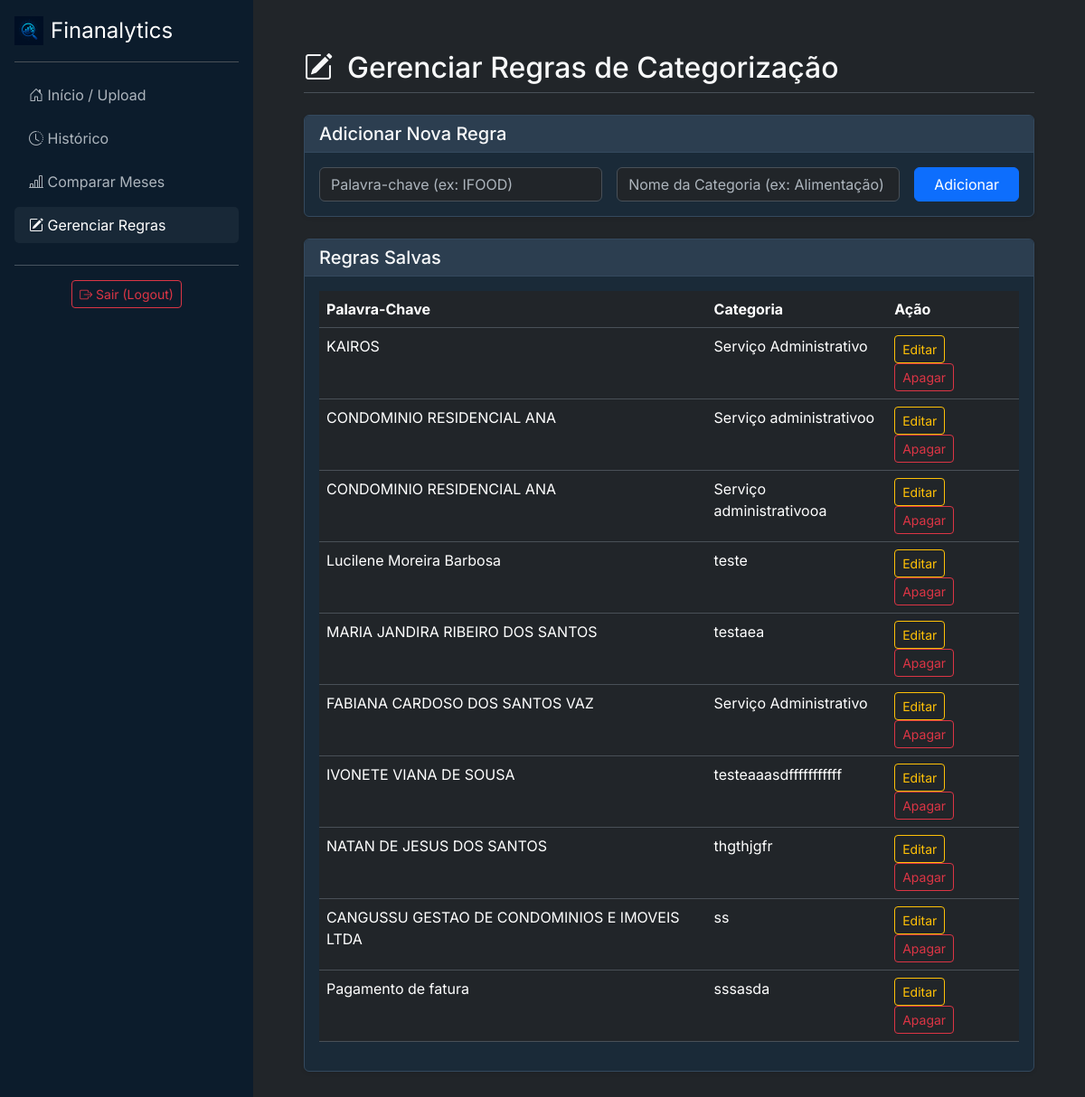
The app's page /regras/ (signed in), older data.
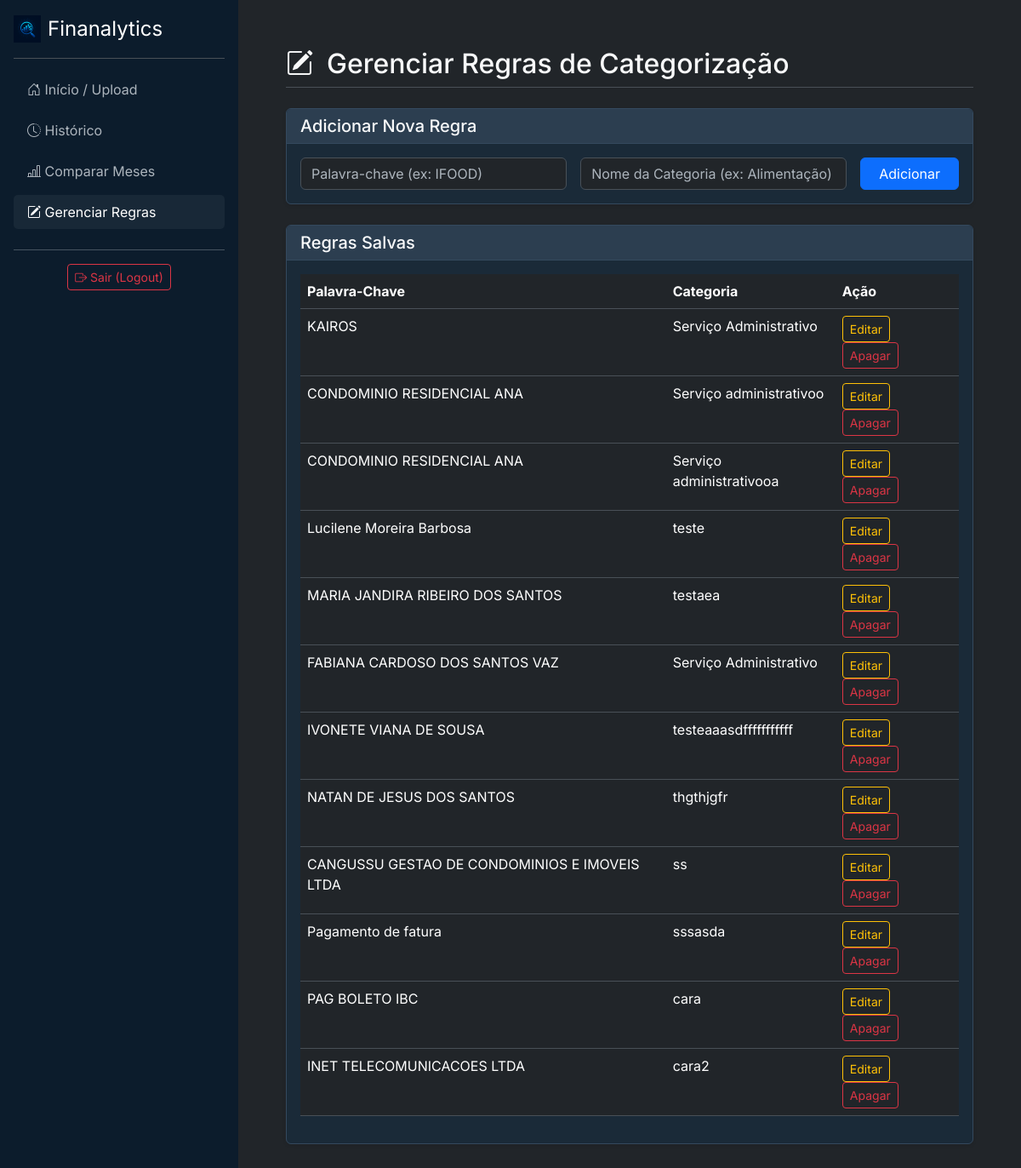
The same page, newer data.
### analisador/models.py (models this page shows, shortened)
class Regra(models.Model):
    usuario = models.ForeignKey(User, on_delete=models.CASCADE)
    palavra_chave = models.CharField(max_length=100)
    categoria = models.CharField(max_length=100)

### analisador/views.py (the view, shortened to what this page needs)
# urls.py: path('regras/', views.gerenciar_regras, name='gerenciar_regras'),
@login_required
def gerenciar_regras(request):
    extrato_id_origem = request.GET.get('from_report')
    regras_do_usuario = Regra.objects.filter(usuario=request.user)
    contexto = {
        'regras': regras_do_usuario,
        'active_page': 'regras',
        'extrato_id_origem': extrato_id_origem
    }
    return render(request, 'analisador/gerenciar_regras.html', contexto)

### analisador/templates/analisador/gerenciar_regras.html (shortened to what this page needs)
{% extends 'analisador/base.html' %}
{% block content %}
    <div class="d-flex justify-content-between align-items-center mb-4 pb-2 border-bottom">
        <h1 class="h2 mb-0"><i class="bi bi-pencil-square me-3"></i>Gerenciar Regras de Categorização</h1>
    </div>
    <div class="card shadow-sm mb-4">
        <div class="card-header">
            <h5 class="card-title mb-0">Adicionar Nova Regra</h5>
        </div>
        <div class="card-body">
            <form method="POST" class="row g-3 align-items-center">
                <div class="col-md-5">
                    <input type="text" name="palavra_chave" class="form-control" id="palavra_chave" placeholder="Palavra-chave (ex: IFOOD)" required>
                </div>
                <div class="col-md-5">
                    <input type="text" name="categoria" class="form-control" id="categoria" placeholder="Nome da Categoria (ex: Alimentação)" required>
                </div>
                <div class="col-md-2">
                    <button type="submit" class="btn btn-primary w-100">Adicionar</button>
                </div>
            </form>
        </div>
    </div>
    <div class="card shadow-sm">
        <div class="card-header">
            <h5 class="card-title mb-0">Regras Salvas</h5>
        </div>
        <div class="card-body">
             <table class="table table-hover">
                <thead>
                    <tr>
                        <th>Palavra-Chave</th>
                        <th>Categoria</th>
                        <th>Ação</th>
                    </tr>
                </thead>
                <tbody>
                    <tbody>
                        {% for regra in regras %}
                        <tr>
                            <td>{{ regra.palavra_chave }}</td>
                            <td>{{ regra.categoria }}</td>
                            <td>
                                <a href="{% url 'editar_regra' regra_id=regra.id %}" class="btn btn-sm btn-outline-warning me-2">Editar</a>
                                <form action="{% url 'apagar_regra' regra_id=regra.id %}" method="POST" class="d-inline" onsubmit="return confirm('Tem certeza que deseja apagar esta regra?');">
                                    <button type="submit" class="btn btn-sm btn-outline-danger">Apagar</button>
                                </form>
                            </td>
                        </tr>
                        {% endfor %}
                    </tbody>
            </table>
        </div>
    </div>
{% endblock %}

Row changes from the older to the newer data that the page shows:
added Regra: palavra_chave "PAG BOLETO IBC", categoria "cara"
added Regra: palavra_chave "INET TELECOMUNICACOES LTDA", categoria "cara2"
